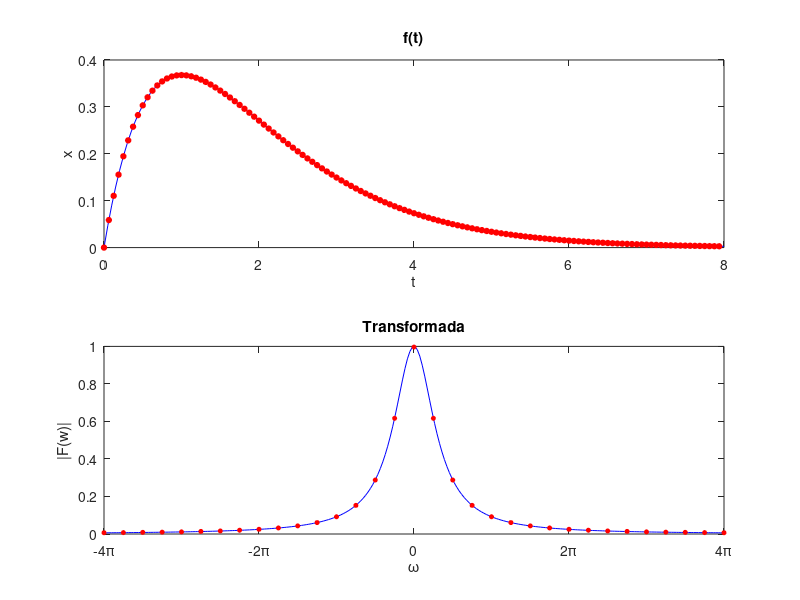

Write MATLAB code to recreate this figure.
fs=16; %frecuencia de muestreo
n=128; %número de datos
dt=1/fs;
t=(0:n-1)*dt;
x=t.*exp(-t); %muestras, datos

subplot(2,1,1)
tt=0:0.05:8;
xx=tt.*exp(-tt);
plot(tt,xx,'b',t,x,'ro','markersize',4,'markeredgecolor','r',
'markerfacecolor','r')
xlabel('t')
ylabel('x')
title('f(t)')

subplot(2,1,2)
wc=pi*fs; %frecuencia límite de Nyquist
ww=-4*pi:0.1:4*pi;
Fw=1./(1+1i*ww).^2;

%transformada rápida de Fourier
y=fft(x,n);
g=fftshift(y);
dw=2*pi/(n*dt);
w=(-n/2:n/2-1)*dw;

plot(ww,abs(Fw),'b',w,abs(g)/fs,'ro','markersize',3,'markeredgecolor','r',
'markerfacecolor','r')
set(gca,'XTick',-4*pi:2*pi:4*pi)
set(gca,'XTickLabel',{'-4\pi','-2\pi','0','2\pi','4\pi'})
xlim([-4*pi,4*pi])
xlabel('\omega')
ylabel('|F(w)|')
title('Transformada')
